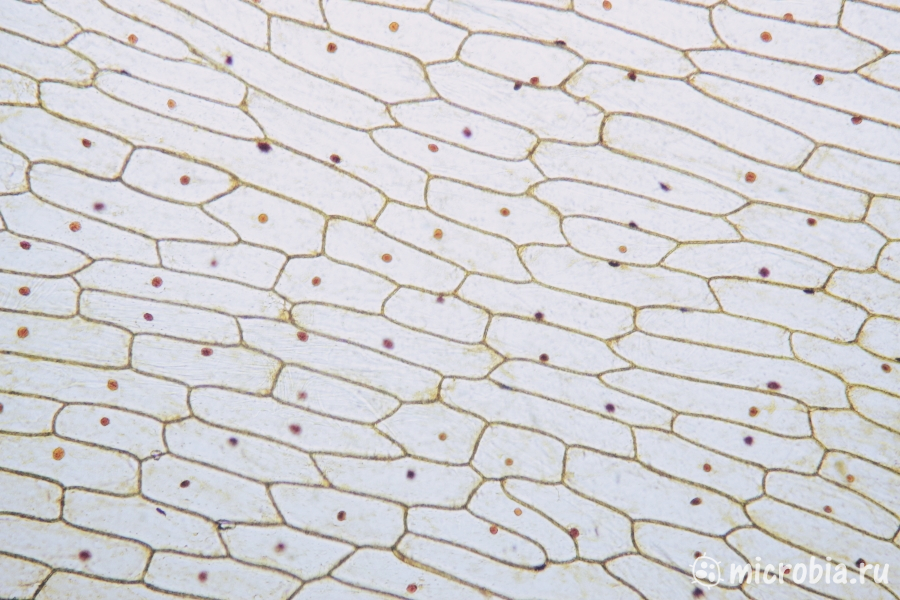
#> input picture lab8/source/cell.png, 900 x 600 px; its folder holds only this picture in this run
$ python main.py
#> lines starting #> are read from the running program, lines starting #| are printed output that depends on the picture
import os
import glob
import colorsys
import numpy as np
from pathlib import Path
from PIL import Image
import matplotlib.pyplot as plt
import csv


SRC_DIR = "source"
DST_DIR = "res"
os.makedirs(DST_DIR, exist_ok=True)

D = 1
G = 16

def rgb_to_hls_arr(img: np.ndarray):
    """img: H×W×3 uint8 → возвращает (H,W) массивы H,L,S в [0..1]."""
    hls = np.zeros_like(img, dtype=float)
    for i in range(img.shape[0]):
        for j in range(img.shape[1]):
            r, g, b = img[i,j] / 255.0
            h, l, s = colorsys.rgb_to_hls(r, g, b)
            hls[i,j] = (h, l, s)
    return hls[:,:,0], hls[:,:,1], hls[:,:,2]

def hls_to_rgb_arr(H, L, S):
    """H,L,S в [0..1] → возвращает H×W×3 uint8."""
    out = np.zeros((H.shape[0], H.shape[1], 3), dtype=np.uint8)
    for i in range(H.shape[0]):
        for j in range(H.shape[1]):
            r, g, b = colorsys.hls_to_rgb(H[i,j], L[i,j], S[i,j])
            out[i,j] = (int(r*255), int(g*255), int(b*255))
    return out

def equalize_histogram(L: np.ndarray):
    """L float [0..1] → L_eq float [0..1] методом выравнивания гистограммы."""
    flat = (L*255).astype(int).ravel()
    hist = np.bincount(flat, minlength=256)
    cdf = hist.cumsum()
    cdf_norm = (cdf - cdf.min()) / (cdf.max() - cdf.min())
    L_eq = cdf_norm[flat].reshape(L.shape)
    return L_eq


def save_ngldm_png(S: np.ndarray, path: str, cmap="hot"):
    """
    Сохраняет матрицу NGLDM как изображение с цветовой шкалой.
    Используется логарифмическая нормализация для видимости деталей.
    """
    S_disp = np.log1p(S)  # log(1 + x) защищает от log(0)

    plt.figure(figsize=(6, 5))
    im = plt.imshow(S_disp, cmap=cmap, aspect="auto")
    plt.colorbar(im, label="log(1 + значение)")
    plt.title("Матрица NGLDM")
    plt.xlabel("")
    plt.ylabel("Уровни яркости (кванты)")
    plt.tight_layout()
    plt.savefig(path)
    plt.close()
"""
def compute_ngldm(L_gray: np.ndarray, d=1, G=16):

    #L_gray: uint8 0..255 → квантует в G уровней → строит S (G×(max_dep+1))

    bins = np.linspace(0,256, G+1)
    Q = np.digitize(L_gray, bins) - 1  # 0..G-1
    h, w = Q.shape
    offsets = [(-d,-d),(-d,0),(-d,d),(0,-d),(0,d),(d,-d),(d,0),(d,d)]
    max_dep = len(offsets)
    S = np.zeros((G, max_dep+1), dtype=int)

    for i in range(h):
        for j in range(w):
            g = Q[i,j]
            cnt = 0
            for dy,dx in offsets:
                y, x = i+dy, j+dx
                if 0 <= y < h and 0 <= x < w and Q[y,x] == g:
                    cnt += 1
            S[g, cnt] += 1
    return S
"""
def compute_features(S: np.ndarray):
    P = S.sum()
    if P == 0:
        return 0.0, 0.0
    i_idx = np.arange(S.shape[0])[:,None]
    mu = (i_idx * S).sum() / P
    j_idx = np.arange(S.shape[1])[None,:]
    CNG = (j_idx * S).sum() / P
    CON = (((i_idx - mu)**2 * j_idx) * S).sum() / P
    return CNG, CON

def compute_ngldm(L_gray: np.ndarray, d=1, G=16, save_path: str = None):
    bins = np.linspace(0, 256, G + 1)
    Q = np.digitize(L_gray, bins) - 1
    Q = np.clip(Q, 0, G - 1)

    h, w = Q.shape
    offsets = [
        (-d, -d), (-d, 0), (-d, d),
        (0, -d),          (0, d),
        (d, -d), (d, 0),  (d, d)
    ]
    max_dep = len(offsets)
    S = np.zeros((G, max_dep + 1), dtype=int)

    for y in range(h):
        for x in range(w):
            g = Q[y, x]
            count = 0
            for dy, dx in offsets:
                ny, nx = y + dy, x + dx
                if 0 <= ny < h and 0 <= nx < w and Q[ny, nx] == g:
                    count += 1
            S[g, count] += 1

    # Сохраняем в CSV, если указан путь
    if save_path:
        with open(save_path, "w", newline="") as f:
            writer = csv.writer(f)
            writer.writerow([f"dep={i}" for i in range(S.shape[1])])
            for row in S:
                writer.writerow(row)

    return S
def process_image(path: str):
#> called with path = 'source/cell.png'
    name = Path(path).stem
    img = Image.open(path).convert("RGB")
#> img is the input picture: PIL image 900x600 RGB; mean R, G, B 212.4, 211.1, 213.6
    arr = np.array(img)

    H, L, S = rgb_to_hls_arr(arr)
#> after the loop in rgb_to_hls_arr, `for i in range(img.shape[0]):`:
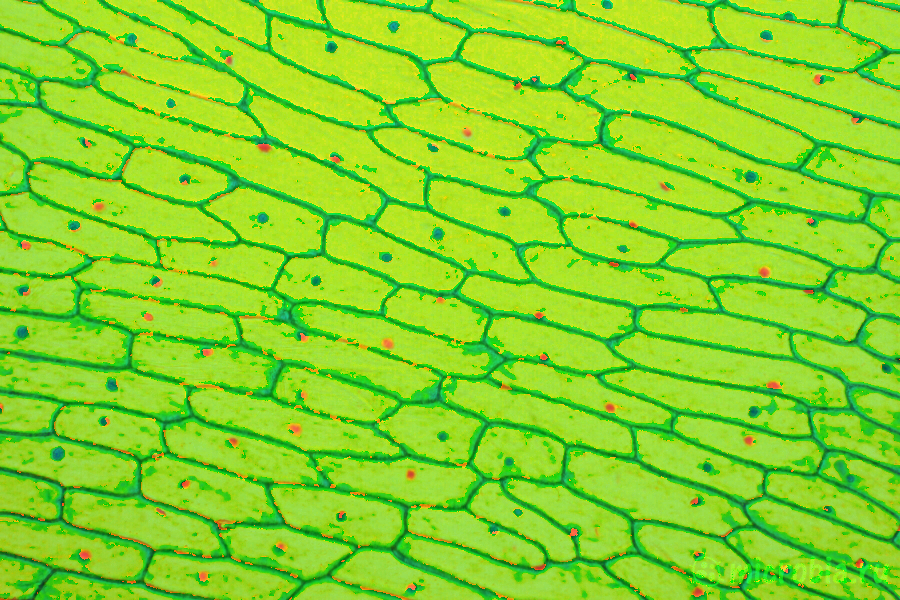
#> hls: shape (600, 900, 3) float64; mean R, G, B 0.529, 0.834, 0.157
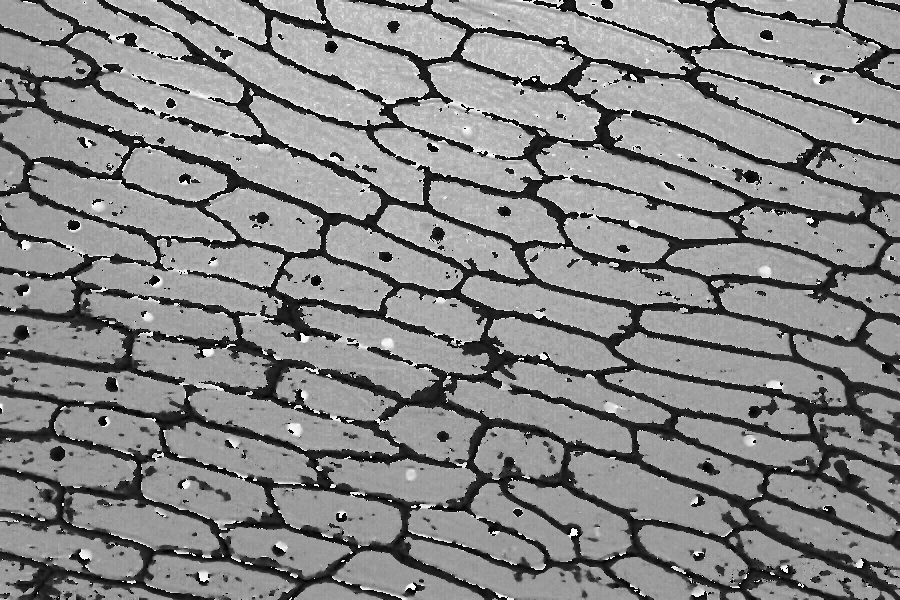
#> H: shape (600, 900) float64; min 0, max 0.998, mean 0.529
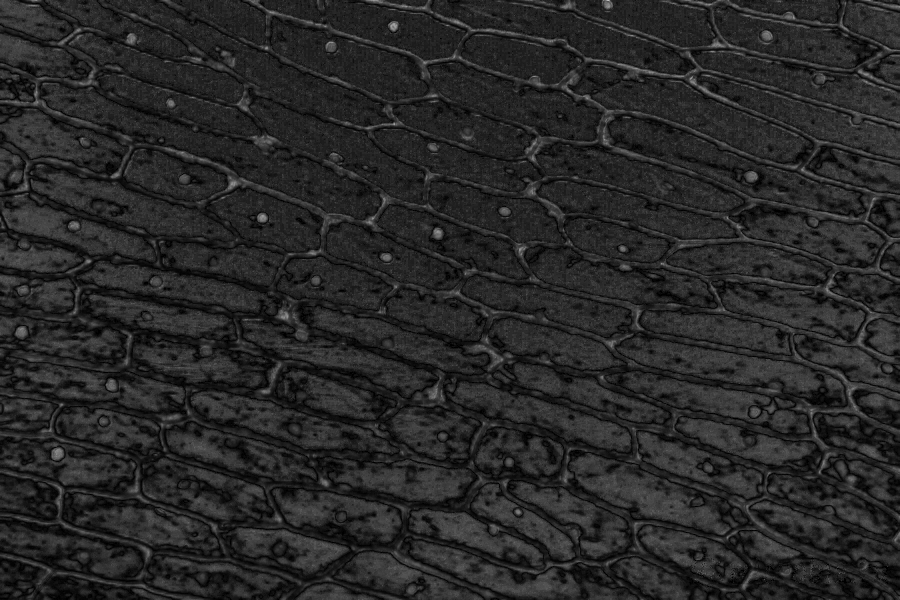
#> S: shape (600, 900) float64; min 0, max 0.76, mean 0.157

    L_gray = (L*255).astype(np.uint8)
    S_ngl = compute_ngldm(L_gray, d=D, G=G)
#> in compute_ngldm, `Q = np.digitize(L_gray, bins) - 1`:
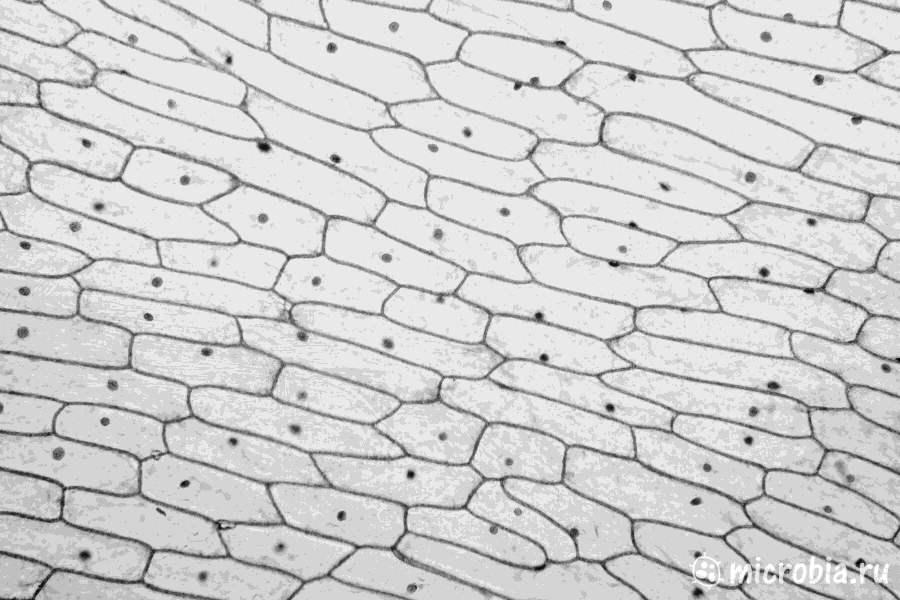
#> Q: shape (600, 900) int64; min 3, max 15, mean 12.84; drawn with min black and max white
    CNG0, CON0 = compute_features(S_ngl)
#> in compute_features, `P = S.sum()`: P = 540000
#> in compute_features, `mu = (i_idx * S).sum() / P`: mu = 12.84
#> in compute_features, `CNG = (j_idx * S).sum() / P`: CNG = 5.75
#> in compute_features, `CON = (((i_idx - mu)**2 * j_idx) * S).sum() / P`: CON = 9.76
#> CNG0 = 5.75; CON0 = 9.76

    L_eq = equalize_histogram(L)
#> in equalize_histogram, `hist = np.bincount(flat, minlength=256)`: hist = 256 values, max 37488 at index 227, min 0 at index 0, mean 2109.4
#> in equalize_histogram, `cdf = hist.cumsum()`: cdf = 256 values from 0 to 540000
#> in equalize_histogram, `cdf_norm = (cdf - cdf.min()) / (cdf.max() - cdf.min())`: cdf_norm = 256 values from 0 to 1
    L_eq_gray = (L_eq*255).astype(np.uint8)

    arr_eq = hls_to_rgb_arr(H, L_eq, S)
#> after the loop in hls_to_rgb_arr, `for i in range(H.shape[0]):`:
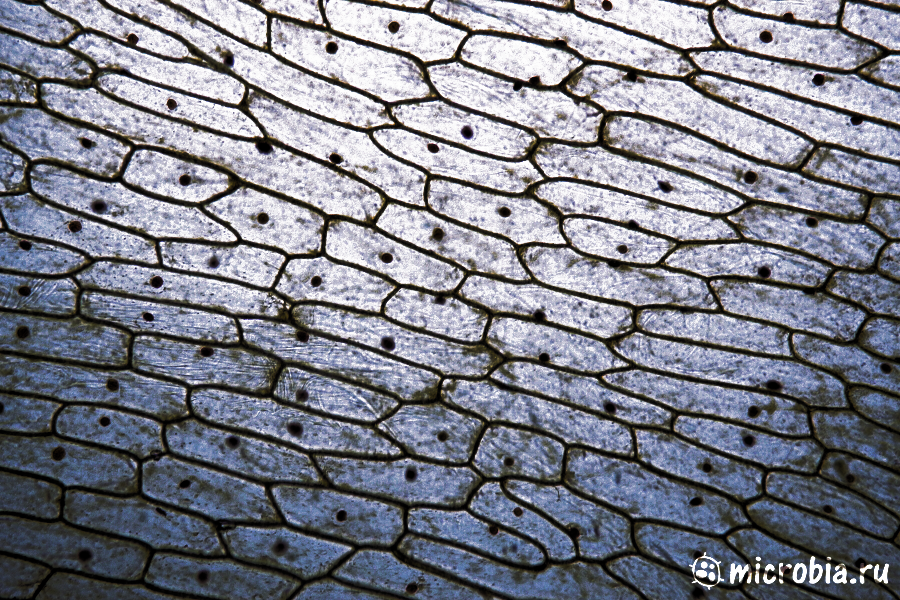
#> out: shape (600, 900, 3); mean of channels 0, 1, 2 124.2, 126.5, 137.6; drawn as R, G, B

    S_ngl_eq = compute_ngldm(L_eq_gray, d=D, G=G)
    CNG1, CON1 = compute_features(S_ngl_eq)
#> CNG1 = 2.82; CON1 = 78.22

    Image.fromarray(arr).save(os.path.join(DST_DIR, f"{name}_orig.png"))
    Image.fromarray(L_gray).save(os.path.join(DST_DIR, f"{name}_gray.png"))
    Image.fromarray(L_eq_gray).save(os.path.join(DST_DIR, f"{name}_gray_eq.png"))
    Image.fromarray(arr_eq).save(os.path.join(DST_DIR, f"{name}_color_eq.png"))

    plt.figure(); plt.hist(L_gray.ravel(), bins=256); plt.title("L до");
    plt.savefig(os.path.join(DST_DIR, f"{name}_hist_before.png")); plt.close()
    plt.figure(); plt.hist(L_eq_gray.ravel(), bins=256); plt.title("L после");
    plt.savefig(os.path.join(DST_DIR, f"{name}_hist_after.png")); plt.close()

    img_ngl = (S_ngl / S_ngl.max() * 255).astype(np.uint8)
    Image.fromarray(img_ngl).save(os.path.join(DST_DIR, f"{name}_ngldm.png"))
    save_ngldm_png(S_ngl, os.path.join(DST_DIR, f"{name}_ngldm.png"))
#> in save_ngldm_png, `plt.savefig(path)`:
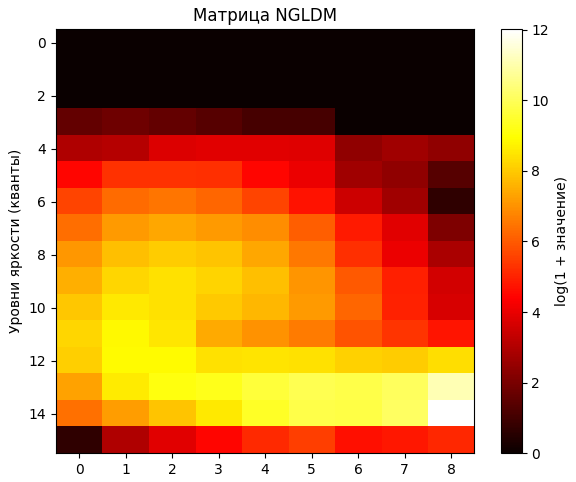
#> figure drawn by matplotlib, 2 panels
    save_ngldm_png(S_ngl_eq, os.path.join(DST_DIR, f"{name}_ngldm_eq.png"))
#> call 2 of save_ngldm_png, with S = array of shape (16, 9), path = 'res/cell_ngldm_eq.png', cmap = 'hot'
#> in save_ngldm_png (call 2), `plt.savefig(path)`:
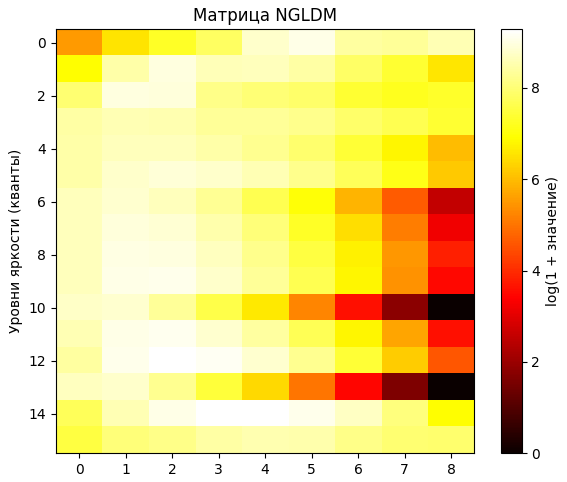
#> figure drawn by matplotlib, 2 panels
    with open(os.path.join(DST_DIR, f"{name}_features.txt"), "w", encoding="utf-8") as f:
        f.write(f"CNG до: {CNG0:.4f}\nCON до: {CON0:.4f}\n")
        f.write(f"CNG после: {CNG1:.4f}\nCON после: {CON1:.4f}\n")

    print(f"[✓] {name}: CNG {CNG0:.2f}->{CNG1:.2f}, CON {CON0:.2f}->{CON1:.2f}")
#| [✓] cell: CNG 5.75->2.82, CON 9.76->78.22


def main():
    files = glob.glob(os.path.join(SRC_DIR, "*.*"))
    for path in files:
        try:
            process_image(path)
        except Exception as e:
            print(f"[!]{path} — ошибка: {e}")

if __name__ == "__main__":
    main()
